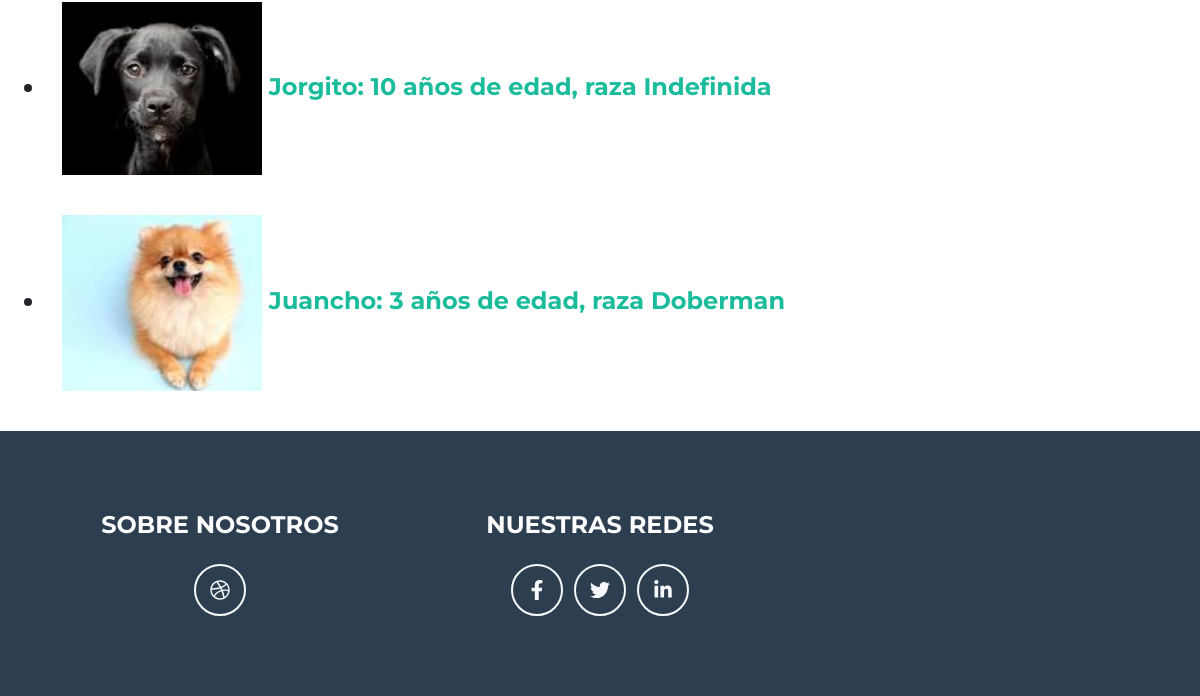
The app's page /inicio (signed in, lower part), older data.
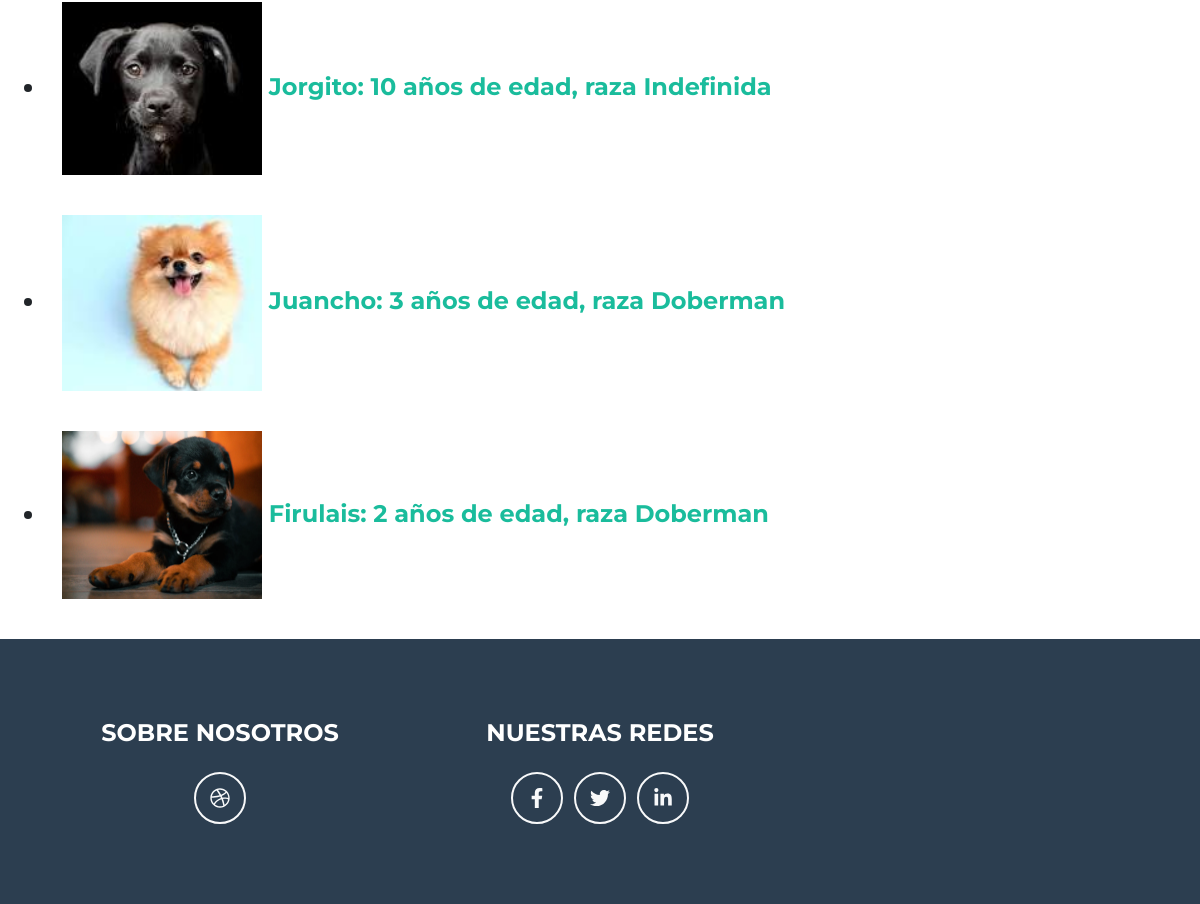
The same page, newer data.
### blog/models.py (models this page shows)
class Publicaciones(models.Model):
    user=models.ForeignKey(User, on_delete=models.CASCADE)
    nombre=models.CharField(max_length=50,blank=True, null=True)
    edad= models.IntegerField()
    descripcion=RichTextField()
    imagen= models.ImageField(upload_to='imagenes')
    especie=models.IntegerField(choices=opciones_especie)
    raza=models.CharField(max_length=50,blank=True, null=True)
    def __str__(self):
        return self.nombre

### blog/views.py (the view)
# urls.py: path("inicio", inicio, name="inicio"),
@login_required
def inicio(request):
    mascotas=Publicaciones.objects.all()
    print(list(mascotas))
    return render(request, "blog/inicio.html", {'mascotas':mascotas, "avatar":obteneravatar(request)})

### blog/views.py (called while the page is built)
def obteneravatar(request):
    lista=Avatar.objects.filter(user=request.user)
    if len(lista)!=0:
        imagen=lista[0].imagen.url
    else:
        imagen="/media/avatares/avatarpordefecto.jpg"
    return imagen

### blog/templates/blog/inicio.html (shortened to what this page needs)
{% extends "blog/index.html" %}
{% load static %}
{% block titulo %}
    </head>
    <body id="page-top">
        <div class="container">
            <div class="row justify-content-left">
<ul>
    {% for mascota in mascotas %}
    <h4><li class="nav-item mx-0 mx-lg-1"><a class="nav-link py-3 px-0 px-lg-3 rounded" href="{% url 'mostrarpublicacion' mascota.id %}"><img src="../media/{{ mascota.imagen }}" width="200px"> {{ mascota.nombre }}: {{ mascota.edad }} años de edad, raza {{ mascota.raza }}</a></li></h4>
    {% endfor %}
</ul>
                    </div>
                </div>
        <footer class="footer text-center">
            <div class="container">
                <div class="row">
                    <div class="col-lg-4 mb-5 mb-lg-0">
                        <h4 class="text-uppercase mb-4">Sobre Nosotros</h4>
                        <p class="lead mb-0">
                            <a class="btn btn-outline-light btn-social mx-1" target="_blank" href="{% url 'sobrenosotros' %}"><i class="fab fa-fw fa-dribbble"></i></a>
                            <br />
                        </p>
                    </div>
                    <div class="col-lg-4 mb-5 mb-lg-0">
                        <h4 class="text-uppercase mb-4">Nuestras Redes</h4>
                        <a class="btn btn-outline-light btn-social mx-1" href="#!"><i class="fab fa-fw fa-facebook-f"></i></a>
                        <a class="btn btn-outline-light btn-social mx-1" href="#!"><i class="fab fa-fw fa-twitter"></i></a>
                        <a class="btn btn-outline-light btn-social mx-1" href="#!"><i class="fab fa-fw fa-linkedin-in"></i></a>
                    </div>
                </div>
            </div>
        </footer>
{% endblock %}

Row changes from the older to the newer data that the page shows:
added Publicaciones: imagen (picture), nombre "Firulais", edad "2", raza "Doberman"
